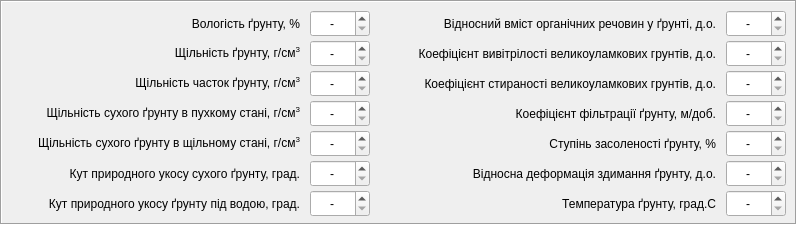
   <widget class="QFrame" name="frame_2">
    <property name="geometry">
     <rect>
      <x>10</x>
      <y>180</y>
      <width>797</width>
      <height>225</height>
     </rect>
    </property>
    <property name="frameShape">
     <enum>QFrame::Box</enum>
    </property>
    <property name="frameShadow">
     <enum>QFrame::Sunken</enum>
    </property>
    <widget class="QLabel" name="label_14">
     <property name="geometry">
      <rect>
       <x>381</x>
       <y>130</y>
       <width>335</width>
       <height>27</height>
      </rect>
     </property>
     <property name="text">
      <string>Ступiнь засоленостi ґрунту, %</string>
     </property>
     <property name="alignment">
      <set>Qt::AlignRight|Qt::AlignTrailing|Qt::AlignVCenter</set>
     </property>
    </widget>
    <widget class="QDoubleSpinBox" name="doubleSpinBox_7">
     <property name="geometry">
      <rect>
       <x>310</x>
       <y>190</y>
       <width>60</width>
       <height>27</height>
      </rect>
     </property>
     <property name="locale">
      <locale language="C" country="AnyCountry"/>
     </property>
     <property name="alignment">
      <set>Qt::AlignCenter</set>
     </property>
     <property name="specialValueText">
      <string>-</string>
     </property>
     <property name="decimals">
      <number>1</number>
     </property>
     <property name="maximum">
      <double>90.000000000000000</double>
     </property>
     <property name="singleStep">
      <double>0.100000000000000</double>
     </property>
    </widget>
    <widget class="QLabel" name="label_3">
     <property name="geometry">
      <rect>
       <x>10</x>
       <y>10</y>
       <width>290</width>
       <height>27</height>
      </rect>
     </property>
     <property name="text">
      <string>Вологість ґрунту, %</string>
     </property>
     <property name="alignment">
      <set>Qt::AlignRight|Qt::AlignTrailing|Qt::AlignVCenter</set>
     </property>
    </widget>
    <widget class="QDoubleSpinBox" name="doubleSpinBox_6">
     <property name="geometry">
      <rect>
       <x>310</x>
       <y>160</y>
       <width>60</width>
       <height>27</height>
      </rect>
     </property>
     <property name="locale">
      <locale language="C" country="AnyCountry"/>
     </property>
     <property name="alignment">
      <set>Qt::AlignCenter</set>
     </property>
     <property name="specialValueText">
      <string>-</string>
     </property>
     <property name="decimals">
      <number>1</number>
     </property>
     <property name="maximum">
      <double>90.000000000000000</double>
     </property>
     <property name="singleStep">
      <double>0.100000000000000</double>
     </property>
     <property name="value">
      <double>0.000000000000000</double>
     </property>
    </widget>
    <widget class="QDoubleSpinBox" name="doubleSpinBox_11">
     <property name="geometry">
      <rect>
       <x>726</x>
       <y>100</y>
       <width>60</width>
       <height>27</height>
      </rect>
     </property>
     <property name="locale">
      <locale language="C" country="AnyCountry"/>
     </property>
     <property name="alignment">
      <set>Qt::AlignCenter</set>
     </property>
     <property name="specialValueText">
      <string>-</string>
     </property>
     <property name="singleStep">
      <double>0.010000000000000</double>
     </property>
    </widget>
    <widget class="QDoubleSpinBox" name="doubleSpinBox_14">
     <property name="geometry">
      <rect>
       <x>726</x>
       <y>190</y>
       <width>60</width>
       <height>27</height>
      </rect>
     </property>
     <property name="locale">
      <locale language="C" country="AnyCountry"/>
     </property>
     <property name="alignment">
      <set>Qt::AlignCenter</set>
     </property>
     <property name="specialValueText">
      <string>-</string>
     </property>
     <property name="decimals">
      <number>1</number>
     </property>
     <property name="minimum">
      <double>-99.000000000000000</double>
     </property>
     <property name="singleStep">
      <double>0.100000000000000</double>
     </property>
     <property name="value">
      <double>-99.000000000000000</double>
     </property>
    </widget>
    <widget class="QLabel" name="label_7">
     <property name="geometry">
      <rect>
       <x>10</x>
       <y>130</y>
       <width>290</width>
       <height>27</height>
      </rect>
     </property>
     <property name="text">
      <string>&lt;html&gt;&lt;head/&gt;&lt;body&gt;&lt;p&gt;Щільність сухого ґрунту в щільному стані, г/см&lt;span style=&quot; vertical-align:super;&quot;&gt;3&lt;/span&gt;&lt;/p&gt;&lt;/body&gt;&lt;/html&gt;</string>
     </property>
     <property name="alignment">
      <set>Qt::AlignRight|Qt::AlignTrailing|Qt::AlignVCenter</set>
     </property>
    </widget>
    <widget class="QLabel" name="label_15">
     <property name="geometry">
      <rect>
       <x>381</x>
       <y>160</y>
       <width>335</width>
       <height>27</height>
      </rect>
     </property>
     <property name="text">
      <string>Вiдносна деформацiя здимання ґрунту, д.о.</string>
     </property>
     <property name="alignment">
      <set>Qt::AlignRight|Qt::AlignTrailing|Qt::AlignVCenter</set>
     </property>
    </widget>
    <widget class="QDoubleSpinBox" name="doubleSpinBox_2">
     <property name="geometry">
      <rect>
       <x>310</x>
       <y>40</y>
       <width>60</width>
       <height>27</height>
      </rect>
     </property>
     <property name="locale">
      <locale language="C" country="AnyCountry"/>
     </property>
     <property name="alignment">
      <set>Qt::AlignCenter</set>
     </property>
     <property name="specialValueText">
      <string>-</string>
     </property>
     <property name="maximum">
      <double>5.000000000000000</double>
     </property>
     <property name="singleStep">
      <double>0.010000000000000</double>
     </property>
    </widget>
    <widget class="QLabel" name="label_16">
     <property name="geometry">
      <rect>
       <x>381</x>
       <y>190</y>
       <width>335</width>
       <height>27</height>
      </rect>
     </property>
     <property name="text">
      <string>Температура ґрунту, град.С</string>
     </property>
     <property name="alignment">
      <set>Qt::AlignRight|Qt::AlignTrailing|Qt::AlignVCenter</set>
     </property>
    </widget>
    <widget class="QLabel" name="label_4">
     <property name="geometry">
      <rect>
       <x>10</x>
       <y>40</y>
       <width>290</width>
       <height>27</height>
      </rect>
     </property>
     <property name="text">
      <string>&lt;html&gt;&lt;head/&gt;&lt;body&gt;&lt;p&gt;Щільність ґрунту, г/см&lt;span style=&quot; vertical-align:super;&quot;&gt;3&lt;/span&gt;&lt;/p&gt;&lt;/body&gt;&lt;/html&gt;</string>
     </property>
     <property name="alignment">
      <set>Qt::AlignRight|Qt::AlignTrailing|Qt::AlignVCenter</set>
     </property>
    </widget>
    <widget class="QDoubleSpinBox" name="doubleSpinBox_5">
     <property name="geometry">
      <rect>
       <x>310</x>
       <y>130</y>
       <width>60</width>
       <height>27</height>
      </rect>
     </property>
     <property name="locale">
      <locale language="C" country="AnyCountry"/>
     </property>
     <property name="alignment">
      <set>Qt::AlignCenter</set>
     </property>
     <property name="specialValueText">
      <string>-</string>
     </property>
     <property name="maximum">
      <double>5.000000000000000</double>
     </property>
     <property name="singleStep">
      <double>0.010000000000000</double>
     </property>
    </widget>
    <widget class="QDoubleSpinBox" name="doubleSpinBox_13">
     <property name="geometry">
      <rect>
       <x>726</x>
       <y>160</y>
       <width>60</width>
       <height>27</height>
      </rect>
     </property>
     <property name="locale">
      <locale language="C" country="AnyCountry"/>
     </property>
     <property name="alignment">
      <set>Qt::AlignCenter</set>
     </property>
     <property name="specialValueText">
      <string>-</string>
     </property>
     <property name="decimals">
      <number>3</number>
     </property>
     <property name="maximum">
      <double>1.000000000000000</double>
     </property>
     <property name="singleStep">
      <double>0.001000000000000</double>
     </property>
    </widget>
    <widget class="QLabel" name="label_9">
     <property name="geometry">
      <rect>
       <x>10</x>
       <y>190</y>
       <width>290</width>
       <height>27</height>
      </rect>
     </property>
     <property name="text">
      <string>Кут природного укосу ґрунту під водою, град.</string>
     </property>
     <property name="alignment">
      <set>Qt::AlignRight|Qt::AlignTrailing|Qt::AlignVCenter</set>
     </property>
    </widget>
    <widget class="QLabel" name="label_10">
     <property name="geometry">
      <rect>
       <x>381</x>
       <y>10</y>
       <width>335</width>
       <height>27</height>
      </rect>
     </property>
     <property name="text">
      <string>Вiдносний вмiст органiчних речовин у ґрунті, д.о.</string>
     </property>
     <property name="alignment">
      <set>Qt::AlignRight|Qt::AlignTrailing|Qt::AlignVCenter</set>
     </property>
    </widget>
    <widget class="QDoubleSpinBox" name="doubleSpinBox_9">
     <property name="geometry">
      <rect>
       <x>726</x>
       <y>40</y>
       <width>60</width>
       <height>27</height>
      </rect>
     </property>
     <property name="locale">
      <locale language="C" country="AnyCountry"/>
     </property>
     <property name="alignment">
      <set>Qt::AlignCenter</set>
     </property>
     <property name="specialValueText">
      <string>-</string>
     </property>
     <property name="maximum">
      <double>1.000000000000000</double>
     </property>
     <property name="singleStep">
      <double>0.010000000000000</double>
     </property>
    </widget>
    <widget class="QDoubleSpinBox" name="doubleSpinBox_4">
     <property name="geometry">
      <rect>
       <x>310</x>
       <y>100</y>
       <width>60</width>
       <height>27</height>
      </rect>
     </property>
     <property name="locale">
      <locale language="C" country="AnyCountry"/>
     </property>
     <property name="alignment">
      <set>Qt::AlignCenter</set>
     </property>
     <property name="specialValueText">
      <string>-</string>
     </property>
     <property name="maximum">
      <double>5.000000000000000</double>
     </property>
     <property name="singleStep">
      <double>0.010000000000000</double>
     </property>
    </widget>
    <widget class="QDoubleSpinBox" name="doubleSpinBox">
     <property name="geometry">
      <rect>
       <x>310</x>
       <y>10</y>
       <width>60</width>
       <height>27</height>
      </rect>
     </property>
     <property name="locale">
      <locale language="C" country="AnyCountry"/>
     </property>
     <property name="wrapping">
      <bool>false</bool>
     </property>
     <property name="alignment">
      <set>Qt::AlignCenter</set>
     </property>
     <property name="specialValueText">
      <string>-</string>
     </property>
     <property name="decimals">
      <number>1</number>
     </property>
     <property name="maximum">
      <double>999.000000000000000</double>
     </property>
     <property name="singleStep">
      <double>0.100000000000000</double>
     </property>
     <property name="value">
      <double>0.000000000000000</double>
     </property>
    </widget>
    <widget class="QLabel" name="label_13">
     <property name="geometry">
      <rect>
       <x>381</x>
       <y>100</y>
       <width>335</width>
       <height>27</height>
      </rect>
     </property>
     <property name="text">
      <string>Коефiцiєнт фiльтрацiї ґрунту, м/доб.</string>
     </property>
     <property name="alignment">
      <set>Qt::AlignRight|Qt::AlignTrailing|Qt::AlignVCenter</set>
     </property>
    </widget>
    <widget class="QLabel" name="label_5">
     <property name="geometry">
      <rect>
       <x>10</x>
       <y>70</y>
       <width>290</width>
       <height>27</height>
      </rect>
     </property>
     <property name="text">
      <string>&lt;html&gt;&lt;head/&gt;&lt;body&gt;&lt;p&gt;Щiльнiсть часток ґрунту, г/см&lt;span style=&quot; vertical-align:super;&quot;&gt;3&lt;/span&gt;&lt;/p&gt;&lt;/body&gt;&lt;/html&gt;</string>
     </property>
     <property name="alignment">
      <set>Qt::AlignRight|Qt::AlignTrailing|Qt::AlignVCenter</set>
     </property>
    </widget>
    <widget class="QLabel" name="label_6">
     <property name="geometry">
      <rect>
       <x>10</x>
       <y>100</y>
       <width>290</width>
       <height>27</height>
      </rect>
     </property>
     <property name="text">
      <string>&lt;html&gt;&lt;head/&gt;&lt;body&gt;&lt;p&gt;Щільність сухого ґрунту в пухкому стані, г/см&lt;span style=&quot; vertical-align:super;&quot;&gt;3&lt;/span&gt;&lt;/p&gt;&lt;/body&gt;&lt;/html&gt;</string>
     </property>
     <property name="alignment">
      <set>Qt::AlignRight|Qt::AlignTrailing|Qt::AlignVCenter</set>
     </property>
    </widget>
    <widget class="QLabel" name="label_8">
     <property name="geometry">
      <rect>
       <x>10</x>
       <y>160</y>
       <width>290</width>
       <height>27</height>
      </rect>
     </property>
     <property name="text">
      <string>Кут природного укосу сухого ґрунту, град.</string>
     </property>
     <property name="alignment">
      <set>Qt::AlignRight|Qt::AlignTrailing|Qt::AlignVCenter</set>
     </property>
    </widget>
    <widget class="QLabel" name="label_11">
     <property name="geometry">
      <rect>
       <x>381</x>
       <y>40</y>
       <width>335</width>
       <height>27</height>
      </rect>
     </property>
     <property name="text">
      <string>Коефiцiєнт вивiтрiлостi великоуламкових грунтiв, д.о.</string>
     </property>
     <property name="alignment">
      <set>Qt::AlignRight|Qt::AlignTrailing|Qt::AlignVCenter</set>
     </property>
    </widget>
    <widget class="QDoubleSpinBox" name="doubleSpinBox_8">
     <property name="geometry">
      <rect>
       <x>726</x>
       <y>10</y>
       <width>60</width>
       <height>27</height>
      </rect>
     </property>
     <property name="locale">
      <locale language="C" country="AnyCountry"/>
     </property>
     <property name="alignment">
      <set>Qt::AlignCenter</set>
     </property>
     <property name="specialValueText">
      <string>-</string>
     </property>
     <property name="maximum">
      <double>1.000000000000000</double>
     </property>
     <property name="singleStep">
      <double>0.010000000000000</double>
     </property>
    </widget>
    <widget class="QLabel" name="label_12">
     <property name="geometry">
      <rect>
       <x>381</x>
       <y>70</y>
       <width>335</width>
       <height>27</height>
      </rect>
     </property>
     <property name="text">
      <string>Коефіцієнт стираності великоуламкових грунтiв, д.о.</string>
     </property>
     <property name="alignment">
      <set>Qt::AlignRight|Qt::AlignTrailing|Qt::AlignVCenter</set>
     </property>
    </widget>
    <widget class="QDoubleSpinBox" name="doubleSpinBox_3">
     <property name="geometry">
      <rect>
       <x>310</x>
       <y>70</y>
       <width>60</width>
       <height>27</height>
      </rect>
     </property>
     <property name="locale">
      <locale language="C" country="AnyCountry"/>
     </property>
     <property name="alignment">
      <set>Qt::AlignCenter</set>
     </property>
     <property name="specialValueText">
      <string>-</string>
     </property>
     <property name="maximum">
      <double>5.000000000000000</double>
     </property>
     <property name="singleStep">
      <double>0.010000000000000</double>
     </property>
    </widget>
    <widget class="QDoubleSpinBox" name="doubleSpinBox_10">
     <property name="geometry">
      <rect>
       <x>726</x>
       <y>70</y>
       <width>60</width>
       <height>27</height>
      </rect>
     </property>
     <property name="locale">
      <locale language="C" country="AnyCountry"/>
     </property>
     <property name="alignment">
      <set>Qt::AlignCenter</set>
     </property>
     <property name="specialValueText">
      <string>-</string>
     </property>
     <property name="maximum">
      <double>1.000000000000000</double>
     </property>
     <property name="singleStep">
      <double>0.010000000000000</double>
     </property>
    </widget>
    <widget class="QDoubleSpinBox" name="doubleSpinBox_12">
     <property name="geometry">
      <rect>
       <x>726</x>
       <y>130</y>
       <width>60</width>
       <height>27</height>
      </rect>
     </property>
     <property name="locale">
      <locale language="C" country="AnyCountry"/>
     </property>
     <property name="alignment">
      <set>Qt::AlignCenter</set>
     </property>
     <property name="specialValueText">
      <string>-</string>
     </property>
     <property name="decimals">
      <number>1</number>
     </property>
     <property name="maximum">
      <double>100.000000000000000</double>
     </property>
     <property name="singleStep">
      <double>0.100000000000000</double>
     </property>
    </widget>
   </widget>
